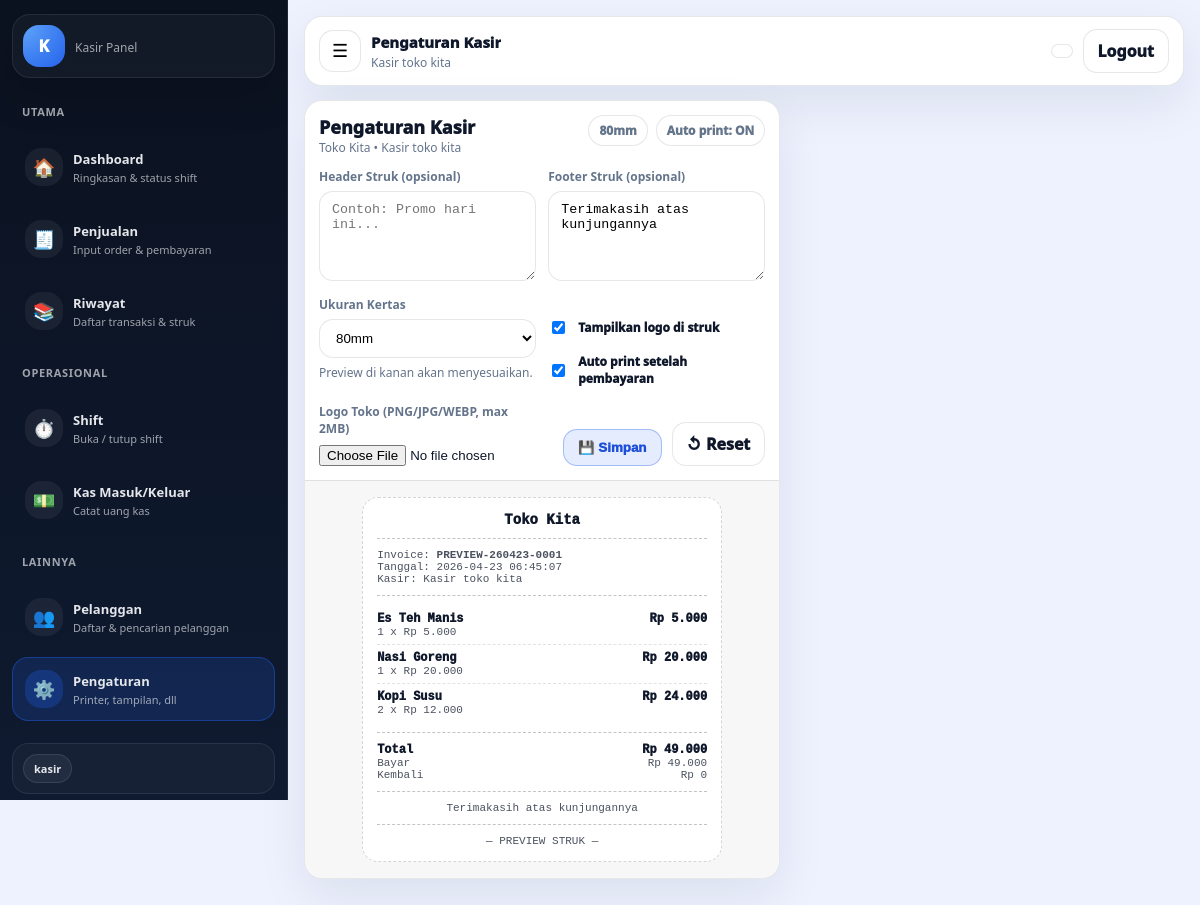
Page /advance/kasir_settings.php (signed in) on the committed database.
### tables this page shows
CREATE TABLE `stores` (
  `id` bigint(20) UNSIGNED NOT NULL,
  `name` varchar(150) NOT NULL,
  `address` text DEFAULT NULL,
  `phone` varchar(50) DEFAULT NULL,
  `owner_admin_id` bigint(20) UNSIGNED NOT NULL,
  `is_active` tinyint(1) DEFAULT 1,
  `store_type` enum('basic','bom') NOT NULL DEFAULT 'bom',
  `created_at` timestamp NOT NULL DEFAULT current_timestamp(),
  `receipt_header` varchar(255) DEFAULT NULL,
  `receipt_footer` varchar(255) DEFAULT NULL,
  `receipt_show_logo` tinyint(1) DEFAULT 1,
  `receipt_auto_print` tinyint(1) DEFAULT 1,
  `receipt_paper` enum('58mm','80mm') DEFAULT '80mm',
  `receipt_logo_path` varchar(255) DEFAULT NULL
);

### advance/kasir_settings.php (the view, shortened to what this page needs)
<?php
require __DIR__ . '/../config/db.php';
$actor = auth_user();
$storeId = resolve_store_id($pdo, $actor);
$storeQ = $pdo->prepare("SELECT * FROM stores WHERE id=? LIMIT 1");
$storeQ->execute([$storeId]);
$store = $storeQ->fetch(PDO::FETCH_ASSOC);
function h(?string $s): string { return htmlspecialchars((string)$s, ENT_QUOTES, 'UTF-8'); }
require __DIR__ . '/../publik/partials/kasir_layout_top.php';
$storeName = (string)($store['name'] ?? 'Toko');
$headerText = (string)($store['receipt_header'] ?? '');
$footerText = (string)($store['receipt_footer'] ?? '');
$showLogo = (int)($store['receipt_show_logo'] ?? 1);
$paper = (string)($store['receipt_paper'] ?? '80mm');
$autoPrint = (int)($store['receipt_auto_print'] ?? 1);
$previewInvoice = 'PREVIEW-' . date('ymd') . '-0001';
$previewDate = date('Y-m-d H:i:s');
$previewKasir = (string)($actor['name'] ?? 'Kasir');
$items = [
  ['name'=>'Es Teh Manis', 'qty'=>1, 'price'=>5000],
  ['name'=>'Nasi Goreng', 'qty'=>1, 'price'=>20000],
  ['name'=>'Kopi Susu', 'qty'=>2, 'price'=>12000],
];
function rupiah(int $n): string { return 'Rp ' . number_format($n, 0, ',', '.'); }
$subtotal = 0;
foreach ($items as $it) $subtotal += $it['qty'] * $it['price'];
$paid = $subtotal;
$change = 0;
?>
<div class="grid">
  <section class="card">
    <div class="pad">
      <div style="display:flex; justify-content:space-between; gap:12px; flex-wrap:wrap; align-items:flex-start;">
        <div>
          <h1 class="title">Pengaturan Kasir</h1>
          <div class="muted"><?= h($storeName) ?> • <?= h((string)($actor['name'] ?? '')) ?></div>
        </div>
        <div style="display:flex; gap:8px; align-items:center; flex-wrap:wrap;">
          <span class="pill"><?= h($paper) ?></span>
          <span class="pill"><?= $autoPrint ? 'Auto print: ON' : 'Auto print: OFF' ?></span>
        </div>
      </div>
      <div style="height:12px"></div>
      <form method="post" enctype="multipart/form-data">
        <div class="row">
          <div>
            <label>Header Struk (opsional)</label>
            <textarea name="receipt_header" placeholder="Contoh: Promo hari ini..."><?= h($headerText) ?></textarea>
          </div>
          <div>
            <label>Footer Struk (opsional)</label>
            <textarea name="receipt_footer" placeholder="Contoh: Terima kasih..."><?= h($footerText) ?></textarea>
          </div>
        </div>
        <div style="height:10px"></div>
        <div class="row">
          <div>
            <label>Ukuran Kertas</label>
            <select name="receipt_paper">
              <option value="80mm" <?= $paper==='80mm'?'selected':'' ?>>80mm</option>
            </select>
            <div class="help" style="margin-top:6px;">Preview di kanan akan menyesuaikan.</div>
          </div>
          <div style="display:flex; flex-direction:column; gap:10px; padding-top:22px;">
            <label style="display:flex; gap:10px; align-items:center; font-weight:950; color:#0f172a;">
              <input type="checkbox" name="receipt_show_logo" <?= $showLogo ? 'checked' : '' ?>>
              Tampilkan logo di struk
            </label>
            <label style="display:flex; gap:10px; align-items:center; font-weight:950; color:#0f172a;">
              <input type="checkbox" name="receipt_auto_print" <?= $autoPrint ? 'checked' : '' ?>>
              Auto print setelah pembayaran
            </label>
          </div>
        </div>
        <div style="height:10px"></div>
        <div class="row">
          <div>
            <label>Logo Toko (PNG/JPG/WEBP, max 2MB)</label>
            <input type="file" name="logo" accept=".png,.jpg,.jpeg,.webp,image/png,image/jpeg,image/webp">
          </div>
          <div style="display:flex; gap:10px; align-items:flex-end; justify-content:flex-end;">
            <button class="btn primary" type="submit">💾 Simpan</button>
            <a class="btn" href="kasir_settings.php">↺ Reset</a>
          </div>
        </div>
      </form>
    </div>
    <div class="receipt-wrap">
      <div class="receipt">
        <div class="r-center">
          <div style="font-weight:1000; font-size:14px;"><?= h($storeName) ?></div>
        </div>
        <hr class="r-hr">
        <div class="r-small">
          <div>Invoice: <b><?= h($previewInvoice) ?></b></div>
          <div>Tanggal: <?= h($previewDate) ?></div>
          <div>Kasir: <?= h($previewKasir) ?></div>
        </div>
        <hr class="r-hr">
        <div class="r-items">
          <?php foreach($items as $it): ?>
            <?php $line = (int)$it['qty'] * (int)$it['price']; ?>
            <div class="r-item">
              <div>
                <div style="font-weight:950;"><?= h((string)$it['name']) ?></div>
                <div class="r-small"><?= (int)$it['qty'] ?> x <?= rupiah((int)$it['price']) ?></div>
              </div>
              <div style="font-weight:950;"><?= rupiah($line) ?></div>
            </div>
          <?php endforeach; ?>
        </div>
        <hr class="r-hr">
        <div class="r-row" style="font-weight:1000;">
          <div>Total</div><div><?= rupiah($subtotal) ?></div>
        </div>
        <div class="r-row r-small">
          <div>Bayar</div><div><?= rupiah($paid) ?></div>
        </div>
        <div class="r-row r-small">
          <div>Kembali</div><div><?= rupiah($change) ?></div>
        </div>
        <?php if(trim($footerText) !== ''): ?>
          <hr class="r-hr">
          <div class="r-center r-small" style="white-space:pre-line;"><?= h($footerText) ?></div>
        <?php endif; ?>
        <hr class="r-hr">
        <div class="r-center r-small">— PREVIEW STRUK —</div>
      </div>
    </div>
  </section>
</div>
<?php require __DIR__ . '/../publik/partials/kasir_layout_bottom.php'; ?>

### publik/partials/kasir_layout_top.php (style rules this page uses)
:root { --bg: #eef2ff; --surface: #ffffff; --ink: #0f172a; --muted: #64748b; --line: rgba(15,23,42,.10); --sidebar: #0b1220; --sidebar2:#0f1a30; --sb-ink: #e5e7eb; --sb-muted: rgba(229,231,235,.68); --sb-line: rgba(148,163,184,.14); --brand: #2563eb; --accent:#f97316; --good: #16a34a; --radius: 18px; --sb-open: 288px; --sb-mini: 84px; }
* { box-sizing:border-box; }
body { margin:0; font-family: system-ui,-apple-system,Segoe UI,Roboto,Arial; background: var(--bg); color: var(--ink); overflow-x: hidden; }
a { color:inherit; }
.pill { padding:8px 10px; border-radius:999px; border:1px solid var(--line); background:#fff; font-size:12px; font-weight:900; color: var(--muted); white-space:nowrap; }
.btn { display:inline-flex; align-items:center; gap:8px; padding:10px 12px; border-radius: 14px; border:1px solid var(--line); background:#fff; cursor:pointer; font-weight: 900; text-decoration:none; -webkit-tap-highlight-color: transparent; }

### rows in the picture
stores: name "Toko Kita", receipt_paper "80mm", receipt_footer "Terimakasih atas kunjungannya", receipt_show_logo "☑", receipt_auto_print "☑"

### other values in the picture
$role "kasir"
$pageTitle "Pengaturan Kasir"
$kasirName "Kasir toko kita"
$actor['name'] "Kasir toko kita"
$previewKasir "Kasir toko kita"
$it['name'] "Es Teh Manis"
$it['qty'] "1"
rupiah((int)$it['price']) "Rp 5.000"
rupiah($line) "Rp 5.000"
$it['name'] "Nasi Goreng"
rupiah((int)$it['price']) "Rp 20.000"
rupiah($line) "Rp 20.000"
$it['name'] "Kopi Susu"
$it['qty'] "2"
rupiah((int)$it['price']) "Rp 12.000"
